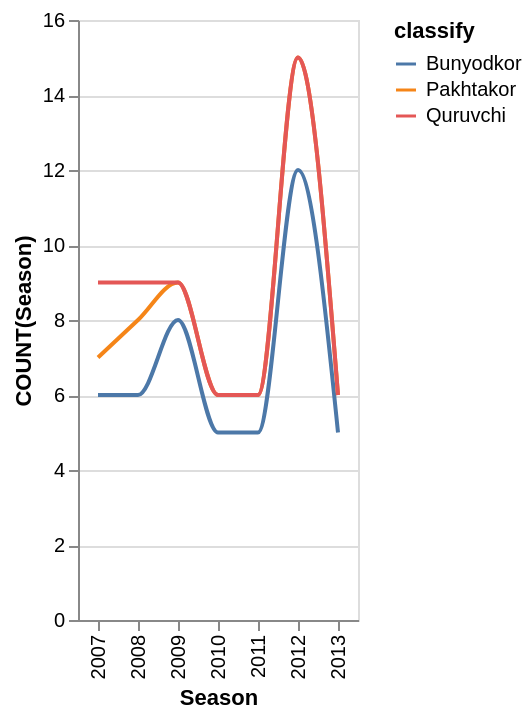

Here is the Vega-Lite specification saved for this chart:
### Vega-Lite specification from a JSON file in a GitHub repository (floating-point values rounded to 4 significant figures)
{"data": {"values": [{"x_data": "2007", "y_data": 6, "classify": "Bunyodkor"}, {"x_data": "2008", "y_data": 6, "classify": "Bunyodkor"}, {"x_data": "2009", "y_data": 8, "classify": "Bunyodkor"}, {"x_data": "2010", "y_data": 5, "classify": "Bunyodkor"}, {"x_data": "2011", "y_data": 5, "classify": "Bunyodkor"}, {"x_data": "2012", "y_data": 12, "classify": "Bunyodkor"}, {"x_data": "2013", "y_data": 5, "classify": "Bunyodkor"}, {"x_data": "2007", "y_data": 7, "classify": "Pakhtakor"}, {"x_data": "2008", "y_data": 8, "classify": "Pakhtakor"}, {"x_data": "2009", "y_data": 9, "classify": "Pakhtakor"}, {"x_data": "2010", "y_data": 6, "classify": "Pakhtakor"}, {"x_data": "2011", "y_data": 6, "classify": "Pakhtakor"}, {"x_data": "2012", "y_data": 15, "classify": "Pakhtakor"}, {"x_data": "2013", "y_data": 6, "classify": "Pakhtakor"}, {"x_data": "2007", "y_data": 9, "classify": "Quruvchi"}, {"x_data": "2008", "y_data": 9, "classify": "Quruvchi"}, {"x_data": "2009", "y_data": 9, "classify": "Quruvchi"}, {"x_data": "2010", "y_data": 6, "classify": "Quruvchi"}, {"x_data": "2011", "y_data": 6, "classify": "Quruvchi"}, {"x_data": "2012", "y_data": 15, "classify": "Quruvchi"}, {"x_data": "2013", "y_data": 6, "classify": "Quruvchi"}]}, "mark": {"type": "line", "interpolate": "monotone"}, "encoding": {"x": {"field": "x_data", "type": "nominal", "title": "Season", "sort": "ascending"}, "y": {"field": "y_data", "type": "quantitative", "title": "COUNT(Season)"}, "color": {"field": "classify"}}}
